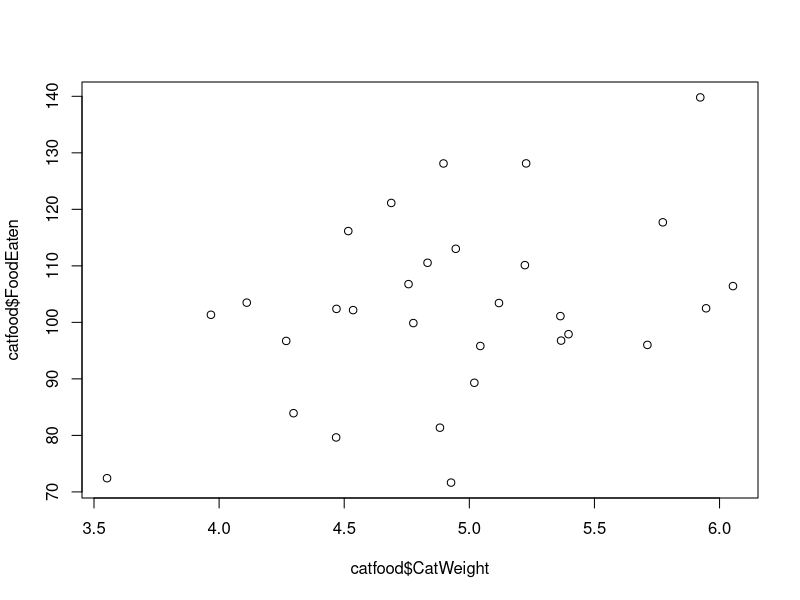
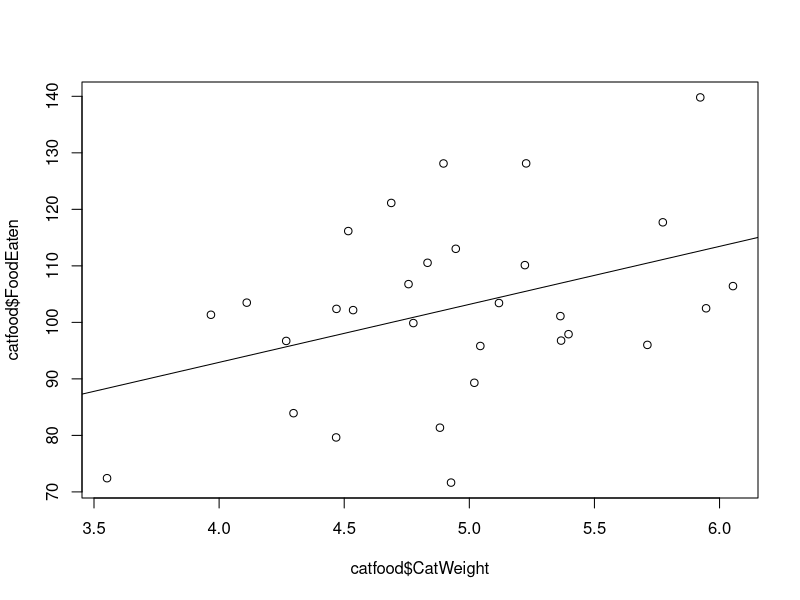
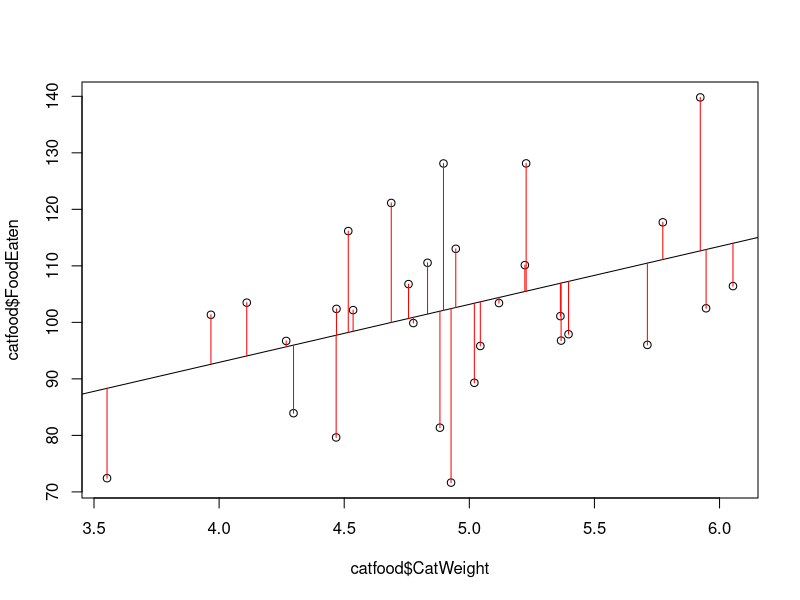
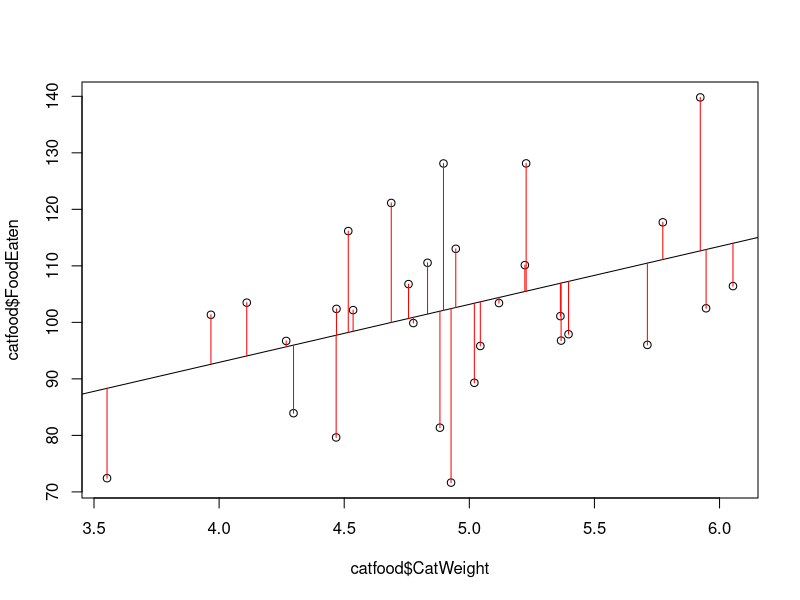
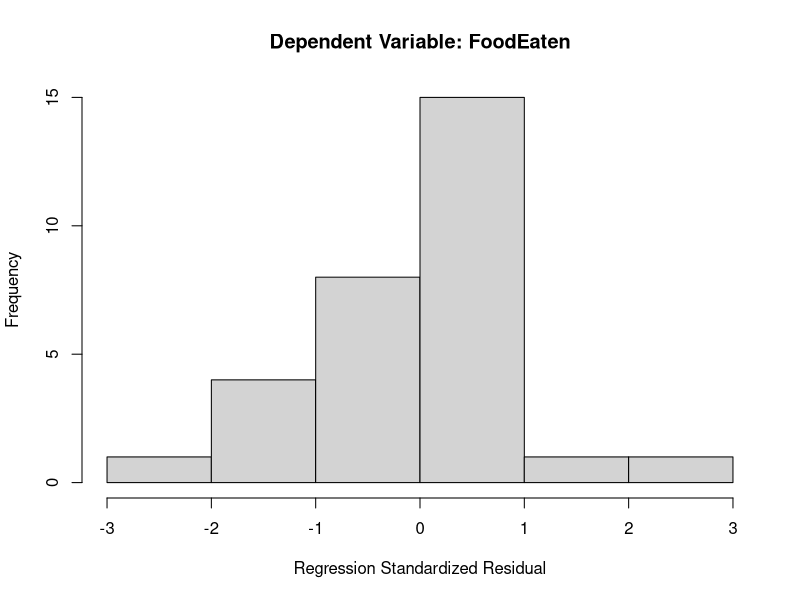
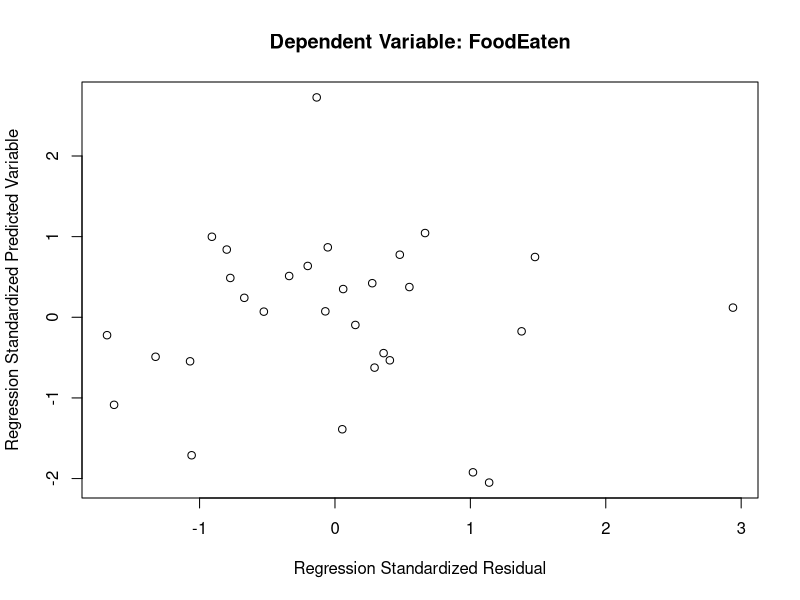
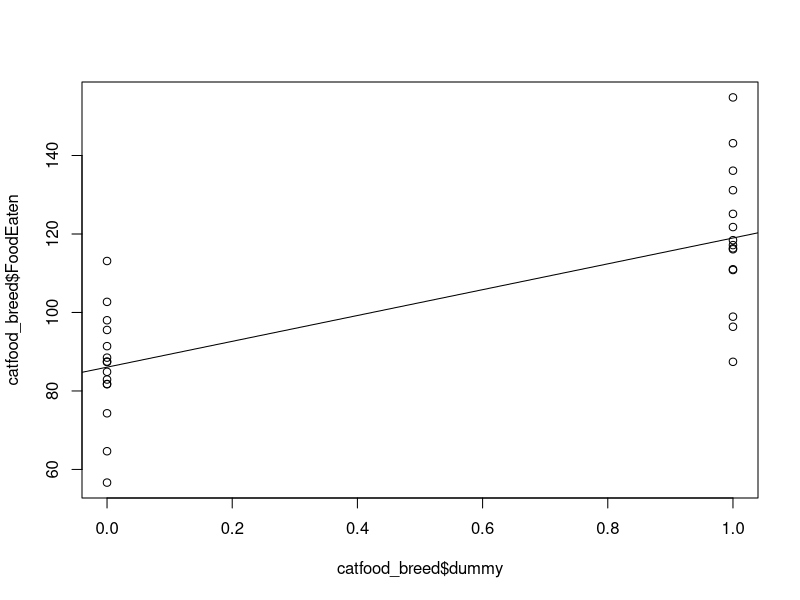

The R script that drew these images, in order: (Note: this script raises an error after producing the figures.)
## ---- chunk 1
library(knitr)
n <- 30
intercept <- 100
options(digits = 3, scipen = 4)

set.seed("126")
cat_weight <- rnorm(n, mean = 5, sd = 1) # cat weight in kg
cat_age <- rnorm(n, mean = 60, sd = 24) # cat age in months
cat_breed <- factor(c(rep("Shorthair",n/2), rep("Manx", n/2)))

food_eaten <- intercept + 20*(cat_weight - mean(cat_weight)) + 2 + .5*(cat_age - mean(cat_age)) + rnorm(n, mean = 0, sd = 10)
catfood <- data.frame(CatWeight = cat_weight, FoodEaten = food_eaten)
catfood_age <- data.frame(CatWeight = cat_weight, CatAge = cat_age, FoodEaten = food_eaten)


print_p <- function(p){
  if(p < .01) return("*p* < .01")
  if(p <= .05) return(paste("*p* =", p))
  if(p > .05) return("*p* > .05")
}
## ---- chunk 2
kable(head(catfood))
## ---- chunk 3
plot(x = catfood$CatWeight, y = catfood$FoodEaten)
## ---- chunk 4
plot(x = catfood$CatWeight, y = catfood$FoodEaten)
abline(mod1 <- lm(catfood$FoodEaten ~ catfood$CatWeight))
## ---- chunk 5
plot(x = catfood$CatWeight, y = catfood$FoodEaten)
abline(mod1 <- lm(catfood$FoodEaten ~ catfood$CatWeight))
pre <- predict(mod1) # plot distances between points and the regression line
segments(catfood$CatWeight, catfood$FoodEaten, catfood$CatWeight, pre, col="red")
## ---- chunk 6
plot(x = catfood$CatWeight, y = catfood$FoodEaten)
abline(mod1 <- lm(catfood$FoodEaten ~ catfood$CatWeight))
pre <- predict(mod1) # plot distances between points and the regression line
segments(catfood$CatWeight, catfood$FoodEaten, catfood$CatWeight, pre, col="red")
## ---- chunk 7
kable(head(catfood_age))
write.csv(catfood_age, file = "catfood_age.csv")
## ---- chunk 8
summary((lm_catfood <- lm(formula = FoodEaten ~ CatWeight + CatAge, data = catfood_age)))
## ---- chunk 9
kable(summary(lm_catfood)$coefficients)
## ---- chunk 10
kable(summary((lm_catfood_interaction <- lm(formula = FoodEaten ~ CatWeight * CatAge, data = catfood_age)))$coef)
## ---- chunk 11
kable(anova(lm_catfood_interaction))
## ---- chunk 12
kable(anova(lm_catfood_interaction))
## ---- chunk 13
library(car)
kable(Anova(lm_catfood_interaction,type = "II"))
## ---- chunk 14
library(car)
kable(Anova(lm_catfood_interaction,type = "III"))
## ---- chunk 15
library(car)
vif(lm(formula = FoodEaten ~ CatWeight * CatAge, data = catfood_age))
## ---- chunk 16
catfood_age2 <- catfood_age
catfood_age2$CatWeight_centered <- scale(catfood_age$CatWeight, scale = FALSE)
catfood_age2$CatAge_centered <- scale(catfood_age$CatAge, scale = FALSE)
# re-fit the model
lm_catfood_interaction <- lm(formula = FoodEaten ~ CatWeight_centered * CatAge_centered, data = catfood_age2)
kable(coef(summary(lm_catfood_interaction)))
kable(data.frame(vif(lm_catfood_interaction)))
## ---- chunk 17
kable(summary(lm_catfood_interaction)$coefficients)
## ---- chunk 18
hist(scale(resid(lm_catfood_interaction)), xlab = "Regression Standardized Residual", ylab = "Frequency", main = "Dependent Variable: FoodEaten")
## ---- chunk 19
plot(x = scale(predict(lm_catfood_interaction)), y = scale(resid(lm_catfood_interaction)), xlab = "Regression Standardized Residual", ylab = "Regression Standardized Predicted Variable", main = "Dependent Variable: FoodEaten")
## ---- chunk 20
lm_catfood_interaction_table <- coef(summary(lm_catfood_interaction))
kable(lm_catfood_interaction_table)
## ---- chunk 21
catfood_breed <- with(catfood_age2, data.frame(CatWeight = CatWeight_centered, CatAge = CatAge_centered, CatBreed = cat_breed, FoodEaten = food_eaten))
catfood_breed$FoodEaten <- catfood_breed$FoodEaten + ifelse(cat_breed == "Manx", 15, -15)
## ---- chunk 22
kable(head(catfood_breed))
write.csv(catfood_breed, file = "catfood_breed.csv")
## ---- chunk 23
t.test(formula = FoodEaten ~ CatBreed, data = catfood_breed, var.equal = TRUE)
## ---- chunk 24
summary(aov(formula = FoodEaten ~ CatBreed, data = catfood_breed))
## ---- chunk 25
# assign 0 to all shorthairs and 1 to all manxs
catfood_breed$dummy <- ifelse(catfood_breed$CatBreed == "Shorthair", 0, 1)
kable(coef(summary(lm(formula = FoodEaten ~ dummy, data = catfood_breed))))
## ---- chunk 26
plot(x = catfood_breed$dummy, y = catfood_breed$FoodEaten)
abline(lm(formula = FoodEaten ~ dummy, data = catfood_breed))
## ---- chunk 27
catfood_breed$dummy <- ifelse(catfood_breed$CatBreed == "Shorthair", -1, 1)
## ---- chunk 28
kable(coef(summary(lm(formula = FoodEaten ~ dummy, data = catfood_breed))))
## ---- chunk 29
catfood_breed_lm <- lm(data = catfood_breed, formula = FoodEaten ~ CatWeight + CatAge + dummy)
kable(coef(summary(catfood_breed_lm)))
## ---- chunk 30
Anova(catfood_breed_lm, type = "III")
## ---- chunk 31
catfood_breed_interact_lm <- lm(data = catfood_breed, 
                                formula = FoodEaten ~ CatWeight * CatAge * dummy)
kable(coef(summary(catfood_breed_interact_lm)))
## ---- chunk 32
# Seed for random number generators, so that we all get the same results
set.seed("6")
# Column 1: Breed - repeat each breed name 15 times, then combine
breed <- c(rep("Beagle", 15), rep("Border Collie", 15), rep("Terrier", 15))
# Column 2: Objects - repeat each true group mean 15 times, then combine
objects <- c(rep(10, 15), rep(60, 15), rep(15, 15))

# Add random noise to the objects scores
objects <- objects + rnorm(n = 45, mean = 0 , sd = 6)
# for more realism, round the objects scores to full integers
# (what does it mean if a dog knows a fraction of an object?)
objects <- round(objects, digits = 0)
# Combine into data frame
dogs <- data.frame(breed, objects)
write.csv(dogs, "dogs.csv")
## ---- chunk 33
# get the means for each breed
means_table <- data.frame(tapply(X = dogs$objects, INDEX = dogs$breed, FUN = mean))
colnames(means_table) <- c("Mean number of objects known")
kable(means_table)
## ---- chunk 34
pairwise.t.test(x = dogs$objects, g = dogs$breed)
## ---- chunk 35
library(knitr)
contrast_matrix <- contr.treatment(3)
colnames(contrast_matrix) <- c("x1","x2")
rownames(contrast_matrix) <- c("Beagle","Border Collie","Terrier")
kable(contrast_matrix)
## ---- chunk 36
contrast_matrix <- contr.treatment(3)
colnames(contrast_matrix) <- c("x1","x2")
rownames(contrast_matrix) <- c("Beagle","Border Collie","Terrier")
kable(contrast_matrix)
## ---- chunk 37
contrast_matrix <- contr.treatment(3)
colnames(contrast_matrix) <- c("x1","x2")
rownames(contrast_matrix) <- c("Beagle","Border Collie","Terrier")
kable(contrast_matrix)
## ---- chunk 38
contrast_matrix <- contr.treatment(3)
colnames(contrast_matrix) <- c("x1","x2")
rownames(contrast_matrix) <- c("Beagle","Border Collie","Terrier")
kable(contrast_matrix)
## ---- chunk 39
kable(coef(summary(lm(data = dogs, objects ~ breed))))
## ---- chunk 40
kable(anova(lm(data = dogs, objects ~ breed)))
## ---- chunk 41
contrasts(dogs$breed) <- contr.sum
kable(coef(summary(lm(data = dogs, objects ~ breed))))
## ---- chunk 42
contrasts(dogs$breed) <- contr.helmert
kable(coef(summary(lm(data = dogs, objects ~ breed))))
